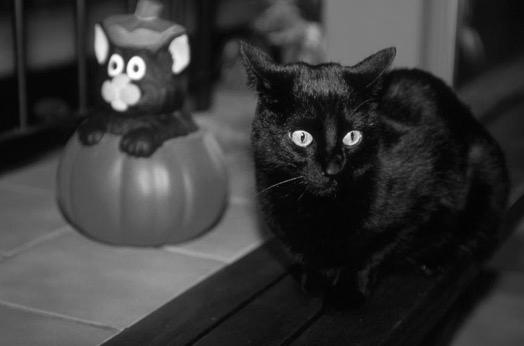
#> input picture black cat2.jpg, 524 x 346 px
$ jupyter execute 'HW1&1.ipynb'
#> lines starting #> are read from the running program, lines starting #| are printed output that depends on the picture; long printed decimals are rounded
[cell 1]
from scipy.fftpack import dct,idct
from skimage import io
import matplotlib.pyplot as plt
import numpy as np

def dct2(block):
    return dct(dct(block.T, norm = 'ortho').T, norm = 'ortho')

def idct2(block):
    return idct(idct(block.T, norm = 'ortho').T, norm = 'ortho')

def quanStep(block,quanTable):
    dct_block = dct2(block.T.T)
    qdct_block = np.zeros((8,8))
    for i in range(0,8):
        for j in range(0,8):
            qdct_block[i,j] = np.round(float(dct_block[i,j]/(quanTable[i,j])))*quanTable[i,j]
            ret_qdct_block = np.uint8(idct2(qdct_block.T.T))
            return ret_qdct_block

def Dis_Res(block):
    rows,cols=block.shape
    for i in range(0,rows):
        for j in range(0,cols):
            print(block[i][j])
        print()

def imageDCT2D(image,quanTable):
    rows,cols=image.shape
    dct_image = np.zeros((rows,cols))
    row_times = np.uint8(rows/8)
    col_times = np.uint8(cols/8)

    for i in range(0,row_times):
        for j in range(0,col_times):
            block = image[8*i+0:8*i+8,8*j+0:8*j+8]
            qblock = quanStep(block,quanTable)
            dct_image[8*i+0:8*i+8,8*j+0:8*j+8] = qblock;
    return dct_image

def PSNR_Cal2(image,qimage):
    rows,cols,dims=image.shape
    dif = 0.0
    for i in range(0,rows):
        for j in range(0,cols):
            for k in range(0,dims):
                dif = dif + (image[i][j][k] - qimage[i][j][k])*(image[i][j][k] - qimage[i][j][k])
    MSE = dif / (rows*cols)
    PSNR = 10 * np.log10(255*255/MSE)
    return PSNR
def PSNR_Cal(image,qimage):
    rows,cols=image.shape
    dif = 0.0
    for i in range(0,rows):
        for j in range(0,cols):
             dif = dif + (image[i][j] - qimage[i][j])*(image[i][j] - qimage[i][j])
    MSE = dif / (rows*cols)
    PSNR = 10 * np.log10(255*255/MSE)
    return PSNR
def QF(QT,qu):
    QT2 = np.zeros((8,8))
    if(qu <= 0):
        qu = 1
    if(qu>100):
        qu = 100

    if(qu<50):
        qu = 5000/qu
    else:
        qu = 200-qu*2
    for i in range(0,8):
        for j in range(0,8):
            QT2[i][j] = QT[i][j]*qu/100
    return QT2

img=io.imread('black cat2.jpg')
#> img is the input picture: shape (346, 524); min 0, max 255, mean 56.9
plt.figure(num=0,figsize=(15,15))
quality = 90

quanTable = np.array([[16,11,10,16,24,40,51,61],[12,12,14,19,26,58,60,55], [14,13,16,24,40,57,69,56], [14,17,22,29,51,87,80,62], [18,22,37,56,68,109,103,92], [24,35,55,64,81,104,113,92], [49,64,78,87,103,121,120,101], [72,92,95,98,112,100,103,99]])

quanTable2 = np.int64(QF(quanTable, quality))

plt.subplot(1,2,1)
plt.title('original image')
plt.imshow(img, cmap='gray')

img2 = np.uint32(imageDCT2D(img,quanTable2))
#> after the loop in imageDCT2D, `for i in range(0,row_times):`:
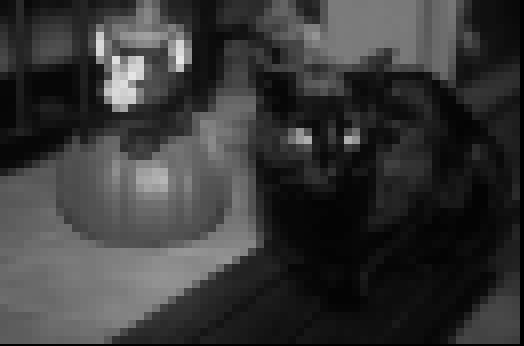
#> dct_image: shape (346, 524) float64; min 0, max 231, mean 56
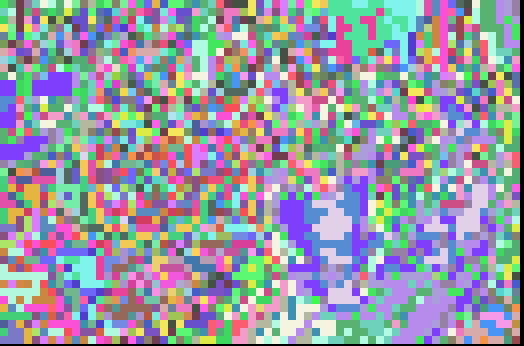
#> img2: shape (346, 524) uint32; 158 distinct labels, from 0 to 231; one colour per label, 0 black

plt.subplot(1,2,2)
plt.title('DCT quantized result')
plt.imshow(img2, cmap='gray')
plt.show()
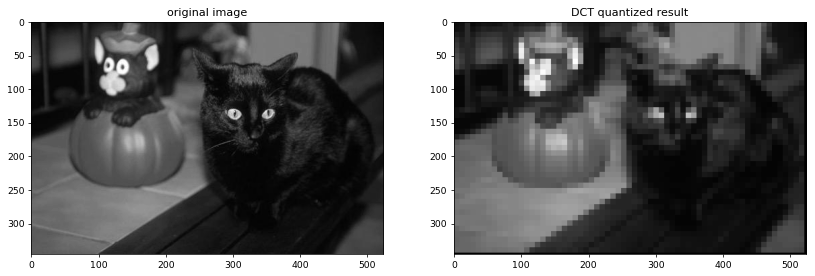
#> figure drawn by matplotlib, 2 panels
io.imsave('black cat2_jpeg.jpg',img2)
print('PSNR1',PSNR_Cal(img,img2),'dB')
#> after the loop in PSNR_Cal, `for i in range(0,rows):`: dif = 29360889
#> in PSNR_Cal, `MSE = dif / (rows*cols)`: MSE = 161.9
#> in PSNR_Cal, `PSNR = 10 * np.log10(255*255/MSE)`: PSNR = 26.04
#| PSNR1 26.037 dB
